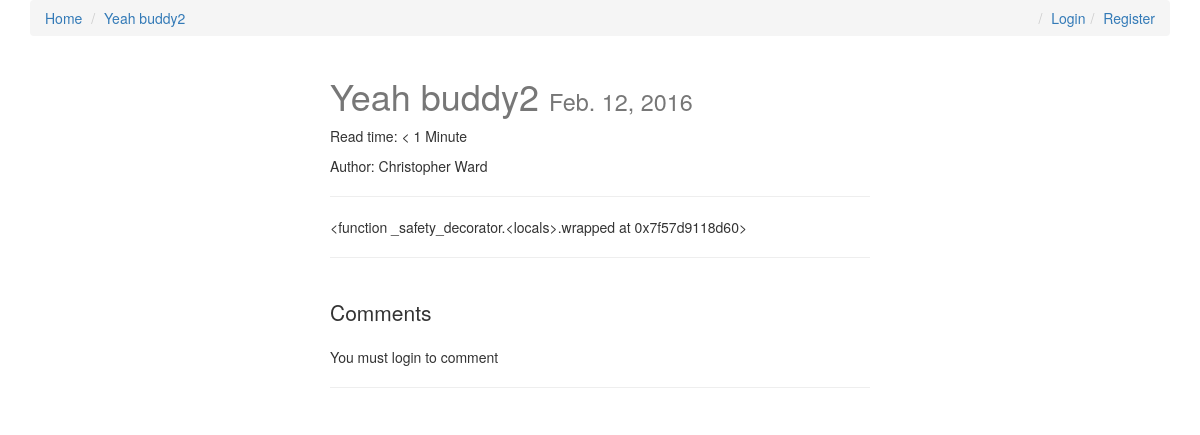
Before: /yeah-buddy2/ with the older database file.
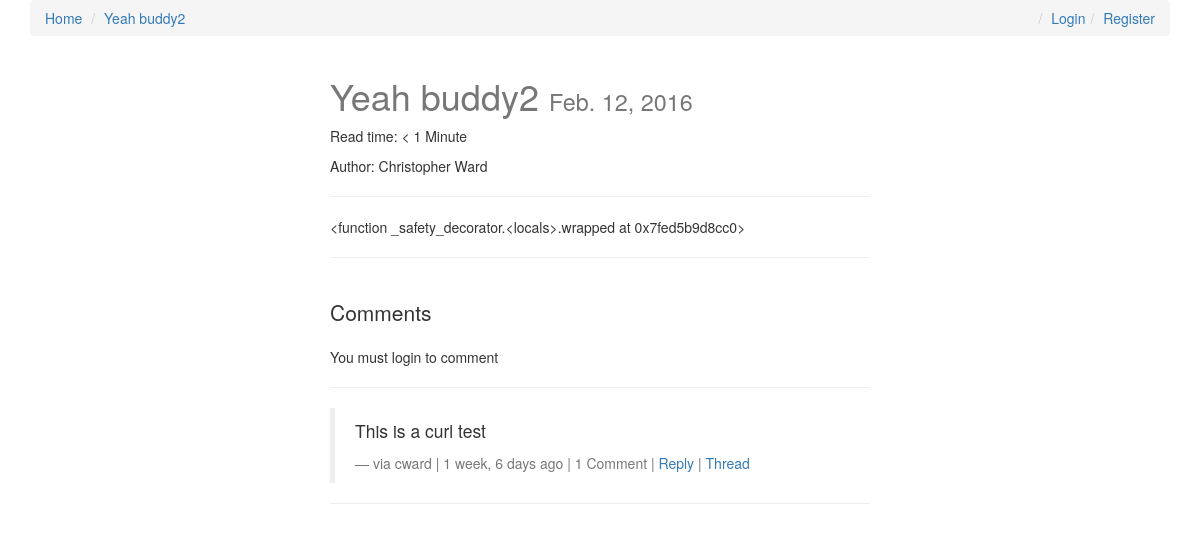
After: the same page with the newer database file.
### posts/models.py (models this page shows, shortened)
class Post(models.Model):
    user = models.ForeignKey(settings.AUTH_USER_MODEL, default=1)
    title = models.CharField(max_length=120)
    slug = models.SlugField(unique=True)
    image = models.ImageField(upload_to=upload_location,
            null=True,
            blank=True,
            width_field="width_field",
            height_field="height_field")
    height_field = models.IntegerField(default=0)
    width_field = models.IntegerField(default=0)
    content = models.TextField()
    draft = models.BooleanField(default=False)
    publish = models.DateField(auto_now=False, auto_now_add=False)
    read_time =  models.IntegerField(default=0) # models.TimeField(null=True, blank=True) #assume minutes
    updated = models.DateTimeField(auto_now=True, auto_now_add=False)
    timestamp = models.DateTimeField(auto_now=False, auto_now_add=True)
    objects = PostManager()
    def get_absolute_url(self):
        return reverse("posts:detail", kwargs={"slug": self.slug})
    class Meta:
        ordering = ["-timestamp", "-updated"]
    def get_markdown(self):
        content = self.content
        markdown_text = markdown(content)
        return mark_safe(markdown_text)
    @property
    def comments(self):
        instance = self
        qs = Comment.objects.filter_by_instance(instance)
        return qs
    @property
    def get_content_type(self):
        instance = self
        content_type = ContentType.objects.get_for_model(instance.__class__)
        return content_type

### comments/models.py (models this page shows, shortened)
class Comment(models.Model):
    user        = models.ForeignKey(settings.AUTH_USER_MODEL, default=1)
    content_type = models.ForeignKey(ContentType, on_delete=models.CASCADE)
    object_id = models.PositiveIntegerField()
    content_object = GenericForeignKey('content_type', 'object_id')
    parent      = models.ForeignKey("self", null=True, blank=True)
    content     = models.TextField()
    timestamp   = models.DateTimeField(auto_now_add=True)
    objects = CommentManager()
    class Meta:
        ordering = ['-timestamp']
    def get_absolute_url(self):
        return reverse("comments:thread", kwargs={"id": self.id})
    def children(self): #replies
        return Comment.objects.filter(parent=self)

### posts/views.py (the view, shortened to what this page needs)
# urls.py: url(r'^(?P<slug>[\w-]+)/$', post_detail, name='detail'),
def post_detail(request, slug=None):
	instance = get_object_or_404(Post, slug=slug)
	if instance.publish > timezone.now().date() or instance.draft:
		if not request.user.is_staff or not request.user.is_superuser:
			raise Http404
	share_string = quote_plus(instance.content)
	initial_data = {
			"content_type": instance.get_content_type,
			"object_id": instance.id
	}
	form = CommentForm(request.POST or None, initial=initial_data)
	comments = instance.comments
	context = {
		"title": instance.title,
		"instance": instance,
		"share_string": share_string,
		"comments": comments,
		"comment_form":form,
	}
	return render(request, "post_detail.html", context)

### comments/models.py (called while the page is built)
    def filter_by_instance(self, instance):
        content_type = ContentType.objects.get_for_model(instance.__class__)
        obj_id = instance.id
        qs = super(CommentManager, self).filter(content_type=content_type, object_id= obj_id).filter(parent=None)
        return qs

### posts/templatetags/urlify.py (called while the page is built)
@register.filter
def urlify(value):
    return quote_plus(value)

### templates/post_detail.html (shortened to what this page needs)
{% extends "base.html" %}
{% load urlify %}
{% load crispy_forms_tags %}
 {% block post_detail_link %}
  <li><a href='{{ instance.get_absolute_url }}'>{{ instance.title }}</a></li>
  {% endblock %}
{% block content %}
<div class='col-sm-6 col-sm-offset-3'>
<h1>{{ title }} <small>{% if instance.draft %}<span style='color:red;'>Draft</span> {% endif %}{{ instance.publish }}</small></h1>
<p>Read time: {% if instance.read_time <= 1 %} < 1 Minute {% else %}{{ instance.read_time }} minutes {% endif %}</p>
{% if instance.user.get_full_name %}
<p>Author: {{ instance.user.get_full_name }}</p>
{% endif %}
<p><div class="fb-like" data-href="{{ request.build_absolute_uri }}" data-layout="button_count" data-action="like" data-show-faces="true" data-share="true"></div>
<hr/>
</p>
<div class='row'>
<div class='col-sm-12 '>
   <div class='post-detail-item'>{{ instance.get_markdown }}</div>
    <hr/>
    <br/>
    <div>
        <p class='lead'>Comments</p>
        {% if request.user.is_authenticated %}
        <form method="POST" action="."> {% csrf_token %}
            {{ comment_form|crispy }}
            <input type='submit' value='Post comment' class='btn btn-default'>
        </form>
        {% else %}
        <p>You must login to comment </p>
        {% endif %}
        <hr/>
        {% for comment in comments %}
        <blockquote>
          <p>{{ comment.content }}</p>
          <footer>via {{ comment.user }} | {{ comment.timestamp|timesince }} ago | {% if comment.children.count > 0 %}{{ comment.children.count }} Comment{% if comment.children.count > 1 %}s{% endif %} | {% endif %} <a class='comment-reply-btn' href='#'>Reply</a> | <a class='' href='{{ comment.get_absolute_url }}'>Thread</a></footer>
        </blockquote>
        <hr/>
        {% endfor %}
    </div>
</div>
</div>
</div>
{% endblock content %}

Changed rows visible on the page:
computed for Post "Yeah buddy2": get_markdown "<function _safety_decorator.<locals>.wrapped at 0x7f57d9118d60>" → "<function _safety_decorator.<locals>.wrapped at 0x7fed5b9d8cc0>"
added Comment: content "This is a curl test", user "cward", timestamp "1 week, 6 days", children.count "1"
